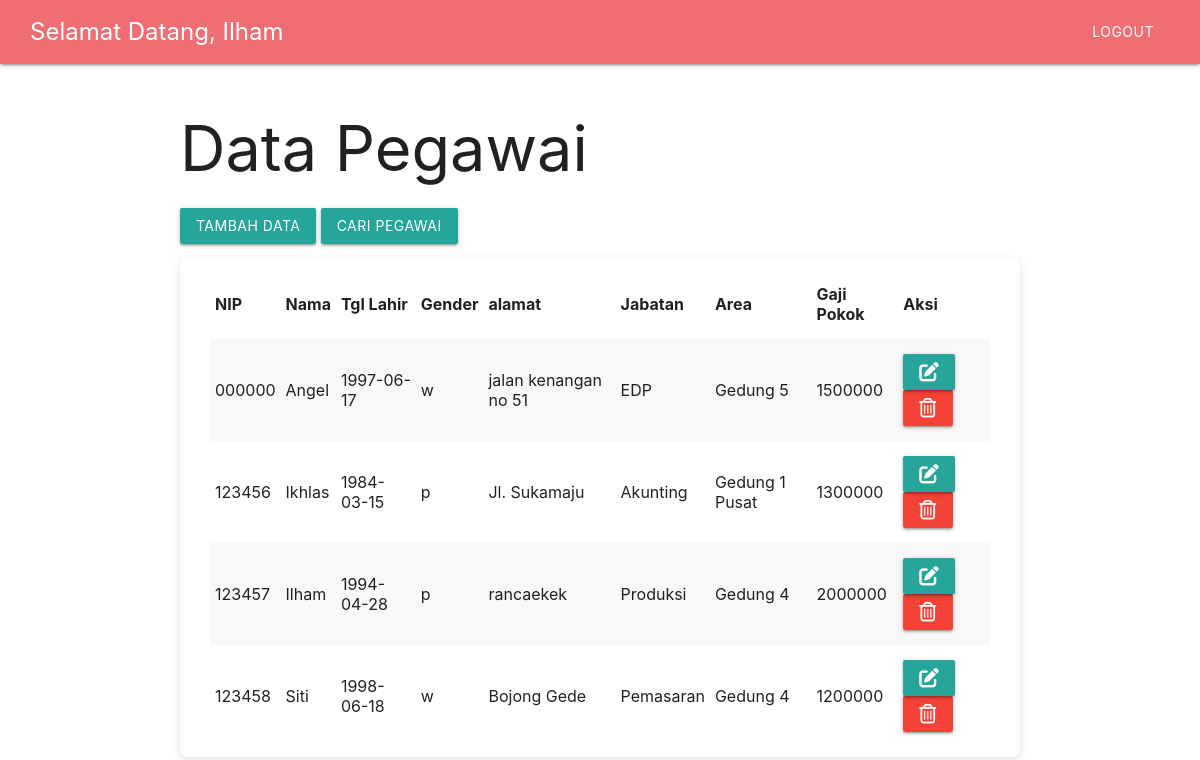
Page /index.php (signed in) on the committed database.
### tables this page shows
CREATE TABLE `pegawai` (
  `NIP` char(6) NOT NULL,
  `nama` varchar(35) NOT NULL,
  `password` varchar(255) NOT NULL,
  `tgl_lahir` date NOT NULL,
  `gender` enum('p','w') NOT NULL,
  `alamat` varchar(50) NOT NULL,
  `kota` varchar(25) NOT NULL,
  `tgl_masuk` date NOT NULL,
  `kode_jabatan` int(2) UNSIGNED ZEROFILL NOT NULL,
  `kode_area` int(3) UNSIGNED ZEROFILL NOT NULL
);

CREATE TABLE `jabatan` (
  `kode_jabatan` int(2) UNSIGNED ZEROFILL NOT NULL,
  `nama_jabatan` varchar(20) NOT NULL,
  `gaji_pokok` int(11) NOT NULL
);

CREATE TABLE `area` (
  `kode_area` int(3) UNSIGNED ZEROFILL NOT NULL,
  `nama_area` varchar(30) NOT NULL,
  `alamat_area` varchar(100) NOT NULL
);

### index.php (the view, shortened to what this page needs)
<?php include_once('./assets/templates/header.php') ?>
<h1>Data Pegawai</h1>
<?php
$db = OpenCon();
if ($db->connect_errno == 0) {
    $sql = "SELECT p.nip,p.nama,p.tgl_lahir, p.gender, p.alamat, j.nama_jabatan, a.nama_area, j.gaji_pokok
    FROM pegawai p JOIN jabatan j ON p.kode_jabatan=j.kode_jabatan
    JOIN area a ON p.kode_area=a.kode_area
    WHERE nip <> 'admin'";
    $res = $db->query($sql);
    if ($res) {
        $data = $res->fetch_all(MYSQLI_ASSOC);
?>
<a class="waves-effect waves-light btn " href="./pegawai-form-tambah.php" role="button">Tambah Data</a>
<a class="waves-effect waves-light btn " href="./pegawai-view-cari.php" role="button">Cari Pegawai</a>
<div id="pegawai-view">
    <table class="striped">
        <thead>
            <tr>
                <th>NIP</th>
                <th>Nama</th>
                <th>Tgl Lahir</th>
                <th>Gender</th>
                <th>alamat</th>
                <th>Jabatan</th>
                <th>Area</th>
                <th>Gaji Pokok</th>
                <th>Aksi</th>
            </tr>
        </thead>
        <tbody>
            <?php foreach ($data as $barisdata) {  ?>
            <tr>
                <td><?= $barisdata["nip"];?></td>
                <td><?= $barisdata["nama"];?></td>
                <td><?= $barisdata["tgl_lahir"];?></td>
                <td><?= $barisdata["gender"];?></td>
                <td><?= $barisdata["alamat"];?></td>
                <td><?= $barisdata["nama_jabatan"];?></td>
                <td><?= $barisdata["nama_area"];?></td>
                <td><?= $barisdata["gaji_pokok"];?></td>
                <td>
                    <a class="waves-effect waves-light btn" href="pegawai-form-edit.php?nip=<?= $barisdata["nip"]; ?>">
                        <i class="fas fa-edit"></i>
                    </a>
                    <button onclick="handlingModalDelete(event)" data-nip="<?= $barisdata["nip"]; ?>"
                        data-target="modalDelete" class="btn modal-trigger red"><i
                            class="far fa-trash-alt"></i></button>
                </td>
            </tr>
            <?php } ?>
        </tbody>
    </table>
</div>
<?php
    } else echo "Gagal Eksekusi SQL" . (DEVELOPMENT ? " : " . $db->error : "") . "<br>";
} else echo "Gagal koneksi" . (DEVELOPMENT ? " : " . $db->connect_error : "") . "<br>";
?>
</div>
<?php include_once('./assets/templates/footer.php') ?>

### assets/styles/main.css (style rules this page uses)
* { padding: 0; margin: 0; box-sizing: border-box; }
i { pointer-events: none; }
#pegawai-view { box-shadow: rgba(99, 99, 99, 0.2) 0px 2px 8px 0px; border-radius: 8px; padding: 10px 30px; margin-top: 15px; margin-bottom: 200px; }

### rows in the picture
pegawai: NIP "000000", nama "Angel", tgl_lahir "1997-06-17", gender "w", alamat "jalan kenangan no 51", kode_jabatan.nama_jabatan "EDP", kode_area.nama_area "Gedung 5", kode_jabatan.gaji_pokok "1500000"
pegawai: NIP "123456", nama "Ikhlas", tgl_lahir "1984-03-15", gender "p", alamat "Jl. Sukamaju", kode_jabatan.nama_jabatan "Akunting", kode_area.nama_area "Gedung 1 Pusat", kode_jabatan.gaji_pokok "1300000"
pegawai: NIP "123457", nama "Ilham", tgl_lahir "1994-04-28", gender "p", alamat "rancaekek", kode_jabatan.nama_jabatan "Produksi", kode_area.nama_area "Gedung 4", kode_jabatan.gaji_pokok "2000000"
pegawai: NIP "123458", nama "Siti", tgl_lahir "1998-06-18", gender "w", alamat "Bojong Gede", kode_jabatan.nama_jabatan "Pemasaran", kode_area.nama_area "Gedung 4", kode_jabatan.gaji_pokok "1200000"

### other values in the picture
$_SESSION['nama'] "Ilham"
